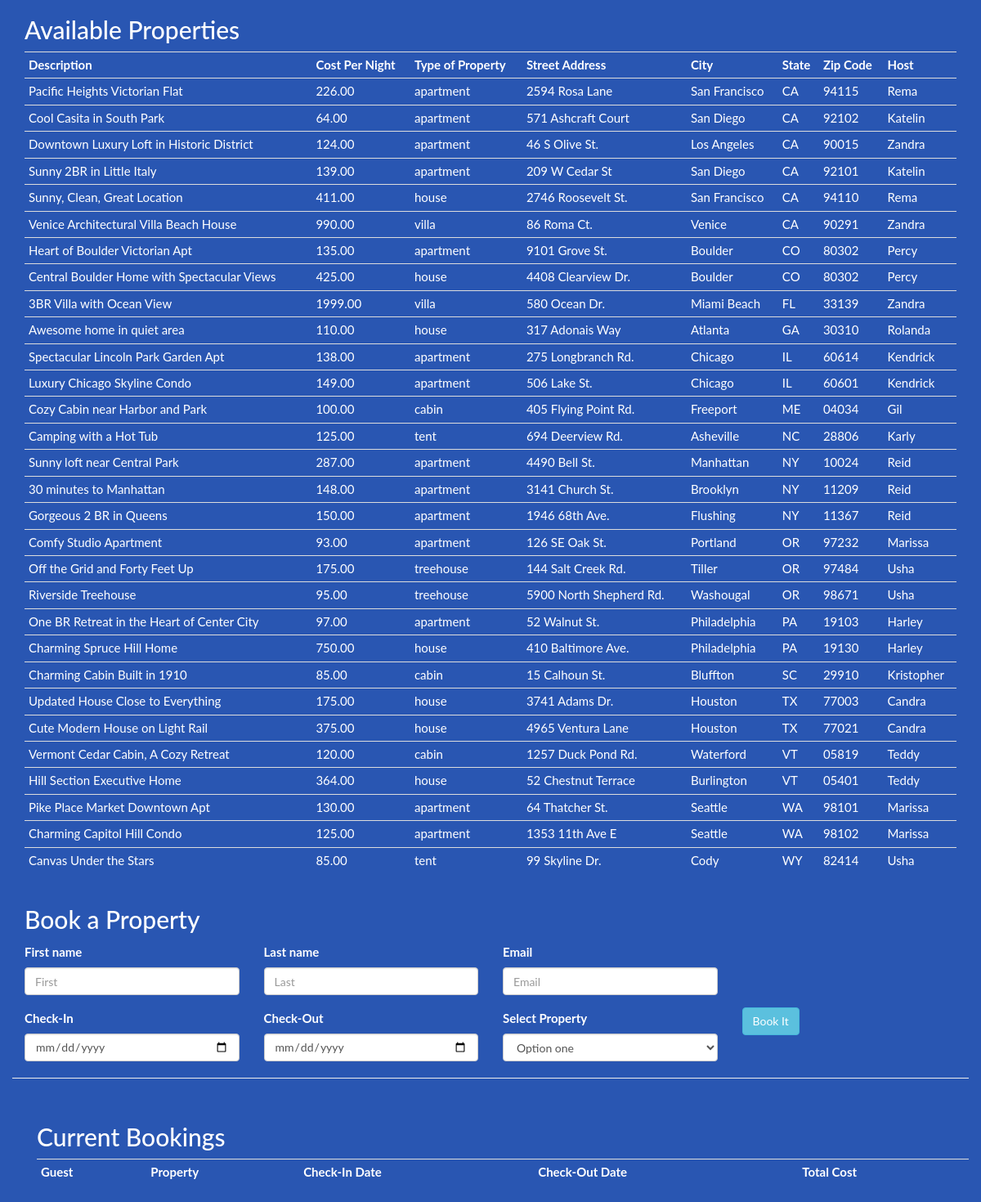
/properties.php, run on the app's committed database.
### tables this page shows
CREATE TABLE `properties`(
	prop_id INT NOT NULL AUTO_INCREMENT,
	type_id INT,
	st_address VARCHAR(255) NOT NULL,
	city VARCHAR(255) NOT NULL,
	state VARCHAR(255) NOT NULL,
	zip VARCHAR(10) NOT NULL,
	daily_cost DECIMAL(7,2),
	description TEXT,
	host_id INT,
	PRIMARY KEY (prop_id),
	FOREIGN KEY (host_id) REFERENCES hosts (host_id),
	FOREIGN KEY (type_id) REFERENCES property_type (type_id),
	UNIQUE KEY (st_address, city, state, zip, daily_cost)
);

CREATE TABLE `property_type`(
	type_id INT NOT NULL AUTO_INCREMENT,
	name VARCHAR(255) NOT NULL,
	PRIMARY KEY (type_id),
	UNIQUE KEY (name)
);

CREATE TABLE `hosts`(
	host_id INT NOT NULL AUTO_INCREMENT,
	fname VARCHAR(255) NOT NULL,
	lname VARCHAR(255) NOT NULL,
	email VARCHAR(255) NOT NULL,
	PRIMARY KEY (host_id),
	UNIQUE KEY (fname, lname, email)
);

### properties.php (the view, shortened to what this page needs)
<?php
$mysqli = new mysqli("oniddb.cws.oregonstate.edu", "depreyj-db", "hed5gVlymx3PJKO7", "depreyj-db");
?>
<!DOCTYPE html>
<html lang="en">
<head>
  <link rel="stylesheet" href="https://maxcdn.bootstrapcdn.com/bootstrap/3.3.7/css/bootstrap.min.css">
</head>
<body>
<div class="container-fluid bg-1">
<div class="container">
	<h2>Available Properties</h2>
	<div class="table-responsive">
	<table class="table table-condensed">
		<tr>
			<th>Description</th>
			<th>Cost Per Night</th>
			<th>Type of Property</th>
			<th>Street Address</th>
			<th>City</th>
			<th>State</th>
			<th>Zip Code</th>
			<th>Host</th>
		</tr>
<?php
if(!($stmt = $mysqli->prepare("SELECT description, daily_cost, pt.name AS type, st_address AS address, city, state, zip, h.fname AS host
	FROM properties p
	INNER JOIN property_type pt ON p.type_id= pt.type_id
	INNER JOIN hosts h ON p.host_id = h.host_id
	ORDER BY p.state;"))){
	echo "Prepare failed: " . $mysqli->connect_errno . " " . $mysqli->connect_error;
}
if(!($stmt->execute())){
	echo "Execute failed: " . $mysqli->connect_errno . " " . $mysqli->connect_error;
}
if(!($stmt->bind_result($description, $daily_cost, $type, $address, $city, $state, $zip, $host))){
	"Bind failed: " . $mysqli->connect_errno . " " . $mysqli->connect_error;
}
while ($stmt->fetch()){
	echo "<tr>\n<td>" . $description . "\n</td>\n<td>" . $daily_cost . "\n</td>\n<td>" . $type . "\n</td>\n<td>" . $address . "\n</td>\n<td>" . $city . "\n</td>\n<td>" . $state . "\n</td>\n<td>" . $zip . "\n</td>\n<td>" . $host . "\n</td>\n</tr>";
}
?>
	</table>
	</div>
</div>
<div class="container">
  <h2>Book a Property</h2>
  <form role="form" class="form-horizontal">
    <div class="form-group">
      <div class="col-sm-3"><label>First name</label><input id="first_name" name="first_name" type="text" class="form-control" placeholder="First"></div>
      <div class="col-sm-3"><label>Last name</label><input id="last_name" name="last_name" type="text" class="form-control" placeholder="Last"></div>
      <div class="col-sm-3"><label>Email</label><input id="email" name="email" type="email" class="form-control" placeholder="Email"></div>
    </div>
    <div class="form-group">
      <div class="col-sm-3"><label>Check-In</label><input type="date" class="form-control" placeholder="First"></div>
      <div class="col-sm-3"><label>Check-Out</label><input type="date" class="form-control" placeholder="Last"></div>
      <div class="col-sm-3"><label>Select Property</label><select id="properties" name="properties" class="form-control">
	      <option value="1">Option one</option>
	    </select>
	    </div>
    <div class="form-group">
      <div class="col-sm-3">
        <button type="submit" class="btn btn-info pull-left">Book It</button>
      </div>
    </div>
  </form>
  <hr>
</div>
<div class="container">
	<h2>Current Bookings</h2>
	<div class="table-responsive">
	<table class="table table-condensed">
		<tr>
			<th>Guest</th>
			<th>Property</th>
			<th>Check-In Date</th>
			<th>Check-Out Date</th>
			<th>Total Cost</th>
		</tr>
	</table>
	</div>
</div>
</body>
</html>

### properties.php (style rules this page uses)
.bg-1 { background-color: #2956B2; color: #ffffff; }
body { font: 400 15px Lato, sans-serif; line-height: 1.8; color: #818181; }

### data on the page
properties: description "Pacific Heights Victorian Flat", daily_cost "226.00", type.name "apartment", st_address "2594 Rosa Lane", city "San Francisco", state "CA", zip "94115", host.fname "Rema"
properties: description "Cool Casita in South Park", daily_cost "64.00", type.name "apartment", st_address "571 Ashcraft Court", city "San Diego", state "CA", zip "92102", host.fname "Katelin"
properties: description "Downtown Luxury Loft in Historic District", daily_cost "124.00", type.name "apartment", st_address "46 S Olive St.", city "Los Angeles", state "CA", zip "90015", host.fname "Zandra"
properties: description "Sunny 2BR in Little Italy", daily_cost "139.00", type.name "apartment", st_address "209 W Cedar St", city "San Diego", state "CA", zip "92101", host.fname "Katelin"
properties: description "Sunny, Clean, Great Location", daily_cost "411.00", type.name "house", st_address "2746 Roosevelt St.", city "San Francisco", state "CA", zip "94110", host.fname "Rema"
properties: description "Venice Architectural Villa Beach House", daily_cost "990.00", type.name "villa", st_address "86 Roma Ct.", city "Venice", state "CA", zip "90291", host.fname "Zandra"
properties: description "Heart of Boulder Victorian Apt", daily_cost "135.00", type.name "apartment", st_address "9101 Grove St.", city "Boulder", state "CO", zip "80302", host.fname "Percy"
properties: description "Central Boulder Home with Spectacular Views", daily_cost "425.00", type.name "house", st_address "4408 Clearview Dr.", city "Boulder", state "CO", zip "80302", host.fname "Percy"
properties: description "3BR Villa with Ocean View", daily_cost "1999.00", type.name "villa", st_address "580 Ocean Dr.", city "Miami Beach", state "FL", zip "33139", host.fname "Zandra"
properties: description "Awesome home in quiet area", daily_cost "110.00", type.name "house", st_address "317 Adonais Way", city "Atlanta", state "GA", zip "30310", host.fname "Rolanda"
properties: description "Spectacular Lincoln Park Garden Apt", daily_cost "138.00", type.name "apartment", st_address "275 Longbranch Rd.", city "Chicago", state "IL", zip "60614", host.fname "Kendrick"
properties: description "Luxury Chicago Skyline Condo", daily_cost "149.00", type.name "apartment", st_address "506 Lake St.", city "Chicago", state "IL", zip "60601", host.fname "Kendrick"
properties: description "Cozy Cabin near Harbor and Park", daily_cost "100.00", type.name "cabin", st_address "405 Flying Point Rd.", city "Freeport", state "ME", zip "04034", host.fname "Gil"
properties: description "Camping with a Hot Tub", daily_cost "125.00", type.name "tent", st_address "694 Deerview Rd.", city "Asheville", state "NC", zip "28806", host.fname "Karly"
properties: description "Sunny loft near Central Park", daily_cost "287.00", type.name "apartment", st_address "4490 Bell St.", city "Manhattan", state "NY", zip "10024", host.fname "Reid"
properties: description "30 minutes to Manhattan", daily_cost "148.00", type.name "apartment", st_address "3141 Church St.", city "Brooklyn", state "NY", zip "11209", host.fname "Reid"
properties: description "Gorgeous 2 BR in Queens", daily_cost "150.00", type.name "apartment", st_address "1946 68th Ave.", city "Flushing", state "NY", zip "11367", host.fname "Reid"
properties: description "Comfy Studio Apartment", daily_cost "93.00", type.name "apartment", st_address "126 SE Oak St.", city "Portland", state "OR", zip "97232", host.fname "Marissa"
properties: description "Off the Grid and Forty Feet Up", daily_cost "175.00", type.name "treehouse", st_address "144 Salt Creek Rd.", city "Tiller", state "OR", zip "97484", host.fname "Usha"
properties: description "Riverside Treehouse", daily_cost "95.00", type.name "treehouse", st_address "5900 North Shepherd Rd.", city "Washougal", state "OR", zip "98671", host.fname "Usha"
properties: description "One BR Retreat in the Heart of Center City", daily_cost "97.00", type.name "apartment", st_address "52 Walnut St.", city "Philadelphia", state "PA", zip "19103", host.fname "Harley"
properties: description "Charming Spruce Hill Home", daily_cost "750.00", type.name "house", st_address "410 Baltimore Ave.", city "Philadelphia", state "PA", zip "19130", host.fname "Harley"
properties: description "Charming Cabin Built in 1910", daily_cost "85.00", type.name "cabin", st_address "15 Calhoun St.", city "Bluffton", state "SC", zip "29910", host.fname "Kristopher"
properties: description "Updated House Close to Everything", daily_cost "175.00", type.name "house", st_address "3741 Adams Dr.", city "Houston", state "TX", zip "77003", host.fname "Candra"
properties: description "Cute Modern House on Light Rail", daily_cost "375.00", type.name "house", st_address "4965 Ventura Lane", city "Houston", state "TX", zip "77021", host.fname "Candra"
properties: description "Vermont Cedar Cabin, A Cozy Retreat", daily_cost "120.00", type.name "cabin", st_address "1257 Duck Pond Rd.", city "Waterford", state "VT", zip "05819", host.fname "Teddy"
properties: description "Hill Section Executive Home", daily_cost "364.00", type.name "house", st_address "52 Chestnut Terrace", city "Burlington", state "VT", zip "05401", host.fname "Teddy"
properties: description "Pike Place Market Downtown Apt", daily_cost "130.00", type.name "apartment", st_address "64 Thatcher St.", city "Seattle", state "WA", zip "98101", host.fname "Marissa"
properties: description "Charming Capitol Hill Condo", daily_cost "125.00", type.name "apartment", st_address "1353 11th Ave E", city "Seattle", state "WA", zip "98102", host.fname "Marissa"
properties: description "Canvas Under the Stars", daily_cost "85.00", type.name "tent", st_address "99 Skyline Dr.", city "Cody", state "WY", zip "82414", host.fname "Usha"
